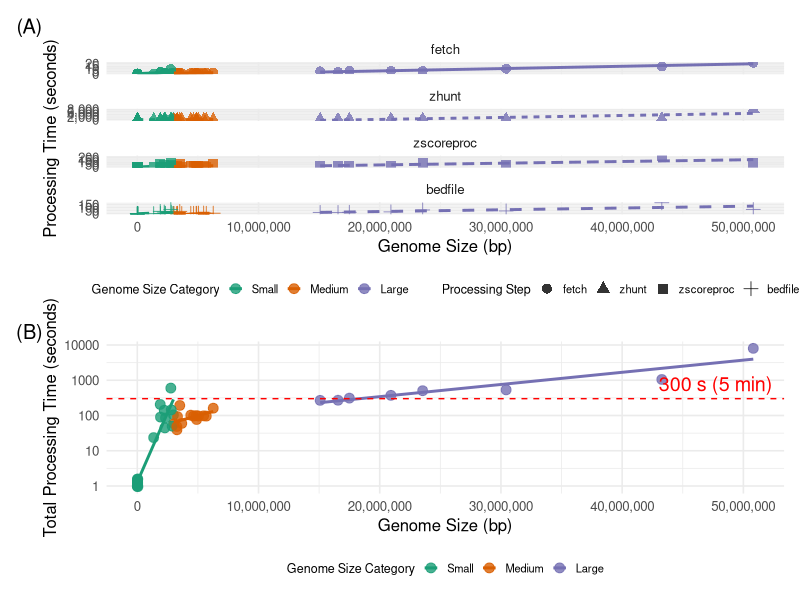

Source code (R):
## ---- chunk 1
# -------------------------------
# Load required libraries
# -------------------------------
library(ggplot2)
library(dplyr)
library(readr)
library(scales)  # for comma formatting

# -------------------------------
# 1. Data Import and Column Name Adjustments
# -------------------------------
df1 <- read.csv("./data/benchmarks/cleaned_output_ISS_Pal.csv", stringsAsFactors = FALSE)
df2 <- read.csv("./data/benchmarks/real_samples.csv", stringsAsFactors = FALSE)

colnames(df1) <- c("nuc_ID", "step", "time", "run_type", "z_thresh")
colnames(df2) <- c("Index", "nuc_ID", "desc", "genome_size")

# -------------------------------
# 2. Data Merge and Transformation
# -------------------------------
benchmark_data <- merge(df1, df2, by = "nuc_ID", all.x = TRUE)
benchmark_data$Index <- NULL

# Manually update missing description and genome_size for specific nuc_IDs
NC_034440.1 <- benchmark_data$nuc_ID == "NC_034440.1"
benchmark_data$desc[NC_034440.1] <- "Bat coronavirus isolate PREDICT/PDF-2180"
benchmark_data$genome_size[NC_034440.1] <- as.numeric(29642)

NC_028250.1 <- benchmark_data$nuc_ID == "NC_028250.1"
benchmark_data$desc[NC_028250.1] <- "Rosellinia necatrix partitivirus 6 CP gene for capsid protein, complete cds, strain: W113"
benchmark_data$genome_size[NC_028250.1] <- as.numeric(2499)

U81553.1 <- benchmark_data$nuc_ID == "U81553.1"
benchmark_data$desc[U81553.1] <- "Mycobacteriophage D29 dCMP deaminase (g1) gene, partial cds, g2, excisase (xis) and integrase (int) genes"
benchmark_data$genome_size[U81553.1] <- as.numeric(2592)

NC_001802.1 <- benchmark_data$nuc_ID == "NC_001802.1"
benchmark_data$desc[NC_001802.1] <- "Human immunodeficiency virus 1"
benchmark_data$genome_size[NC_001802.1] <- as.numeric(9181)

NC_002516.2 <- benchmark_data$nuc_ID == "NC_002516.2"
benchmark_data$desc[NC_002516.2] <- "Pseudomonas aeruginosa PAO1"
benchmark_data$genome_size[NC_002516.2] <- as.numeric(6264404)

NC_017333.1 <- benchmark_data$nuc_ID == "NC_017333.1"
benchmark_data$desc[NC_017333.1] <- "Staphylococcus aureus subsp. aureus ST398"
benchmark_data$genome_size[NC_017333.1] <- as.numeric(2872582)

#Correcting NA from Figure 4; NC_009457.1 needs manual curation -- updated 09/22/2025
NC_009457.1 <- benchmark_data$nuc_ID == "NC_009457.1"
benchmark_data$desc[NC_009457.1] <- "Vibrio cholerae O395 chromosome 1, complete sequence"
benchmark_data$genome_size[NC_009457.1] <- as.numeric(3024069)

# Suppress scientific notation
options(scipen = 999)

# Classify genomes by size
benchmark_data <- benchmark_data %>%
  mutate(size_category = case_when(
    genome_size < 3e6 ~ "Small",
    genome_size >= 3e6 & genome_size <= 10e6 ~ "Medium",
    genome_size > 10e6 ~ "Large"
  ))

benchmark_data$size_category <- factor(benchmark_data$size_category, 
                                       levels = c("Small", "Medium", "Large"))

# Convert 'step' to an ordered factor
benchmark_data$step <- factor(benchmark_data$step, 
                              levels = c("fetch", "zhunt", "zscoreproc", "bedfile"))

rm(NC_001802.1, NC_002516.2, NC_017333.1, NC_034440.1, 
   NC_028250.1, U81553.1)

write.csv(benchmark_data, 
          "./data/benchmarks/benchmark_data.csv", 
          row.names = FALSE)
## ---- chunk 2
# -------------------------------
# 3. Scatter Plot with Linear Trends
# -------------------------------
p_scatter <- ggplot(benchmark_data, 
                    aes(x = genome_size, y = time, 
                        color = size_category, shape = step)) +
  geom_point(size = 3, alpha = 0.8) +
  geom_smooth(method = "lm", se = FALSE, aes(linetype = step)) +
  facet_wrap(~ step, scales = "free_y", ncol = 1) +
  # Use a color-blind friendly palette
  scale_color_brewer(palette = "Dark2") +
  scale_linetype_discrete() +
  # Give extra space around the data
  scale_x_continuous(labels = comma, expand = expansion(mult = c(0.05, 0.05))) +
  scale_y_continuous(labels = comma, expand = expansion(mult = c(0.05, 0.05))) +
  # Remove main title, keep axes/legend labels
  labs(x = "Genome Size (bp)",
       y = "Processing Time (seconds)",
       color = "Genome Size Category",
       shape = "Processing Step",
       linetype = "Processing Step") +
  # Increase base text size and tweak theme
  theme_minimal(base_size = 16) +
  theme(
    axis.title = element_text(face = "bold", size = 18),
    axis.text = element_text(size = 14),
    legend.text = element_text(size = 14),
    legend.title = element_text(size = 16),
    strip.text = element_text(size = 16),
    legend.position = "bottom"
  )

# Print the scatter plot
# print(p_scatter)

# ggsave("/Users/angelgarzareyna/Desktop/GradSchool/G1/Rotation_1_Dr_Pisetsky/ZGENIE/data/benchmarks/benchmark_scatter.pdf", 
       # plot = p_scatter, width = 14, height = 10, dpi = 300)

# -------------------------------
# 4. Bar Plot of Average Processing Times
# -------------------------------
avg_times <- benchmark_data %>%
  group_by(size_category, step) %>%
  summarize(mean_time = mean(time, na.rm = TRUE)) %>%
  na.omit()

# -------------------------------
# 5. Total Processing Time per NCBI ID (Add 5-min Reference)
# -------------------------------
total_times <- benchmark_data %>%
  group_by(nuc_ID, genome_size, size_category, desc) %>%
  summarize(total_time = sum(time, na.rm = TRUE)) %>%
  ungroup()

p_total <- ggplot(total_times, aes(x = genome_size, y = total_time, color = size_category)) +
  geom_point(size = 3, alpha = 0.8) +
  geom_smooth(method = "lm", se = FALSE) +
  scale_color_brewer(palette = "Dark2") +
  scale_x_continuous(labels = comma, expand = expansion(mult = c(0.05, 0.05))) +
  scale_y_continuous(labels = comma, expand = expansion(mult = c(0.05, 0.05))) +
  labs(x = "Genome Size (bp)",
       y = "Total Processing Time (seconds)",
       color = "Genome Size Category") +
  theme_minimal(base_size = 16) +
  theme(
    axis.title = element_text(face = "bold", size = 18),
    axis.text = element_text(size = 14),
    legend.text = element_text(size = 14),
    legend.title = element_text(size = 16),
    legend.position = "bottom"
  )

# Add a dashed line at 300 seconds (5 minutes), plus a label
p_total <- p_total +
  geom_hline(yintercept = 300, linetype = "dashed", color = "red") +
  annotate("text", x = Inf, y = 300, label = "300 s (5 min)", 
           hjust = 1.1, vjust = -0.5, color = "red", size = 5) + scale_y_log10() 

# print(p_total)

# ggsave("/Users/angelgarzareyna/Desktop/GradSchool/G1/Rotation_1_Dr_Pisetsky/ZGENIE/data/benchmarks/benchmark_total_time.pdf", 
#        plot = p_total, width = 14, height = 10, dpi = 300)


## ---- chunk 3
library(ggplot2)
library(patchwork)

# 1) Top plot: Show color (size_category) and shape (step), remove linetype
p_scatter2 <- p_scatter +
  scale_color_brewer(
    name = "Genome Size Category",
    palette = "Dark2",
    guide = guide_legend(order = 1)
  ) +
  scale_shape_discrete(
    name = "Processing Step",
    guide = guide_legend(order = 2)
  ) +
  # Remove linetype legend entirely
  guides(linetype = "none") +
  # Smaller text, legends at bottom
  theme_minimal(base_size = 12) +
  theme(
    legend.position = "bottom",
    legend.box = "horizontal",      # place legends side by side
    legend.direction = "horizontal",
    legend.key.size = unit(0.4, "cm"),
    legend.text = element_text(size = 8),
    legend.title = element_text(size = 9)
  )
p_total2 <- p_total +
  theme_minimal(base_size = 12) +
  theme(
    legend.position = "bottom",
    legend.box = "horizontal",
    legend.direction = "horizontal",
    legend.key.size = unit(0.4, "cm"),
    legend.text = element_text(size = 8),
    legend.title = element_text(size = 9)
  )
final_plot <- p_scatter2 / p_total2 +
  plot_layout(ncol = 1, guides = "keep") +  # do NOT collect legends
  plot_annotation(
    tag_levels = "A", 
    tag_prefix = "(",
    tag_suffix = ")"
  )
ggsave(
  filename = "./data/benchmarks/Figure_4.tiff",
  plot = final_plot,
  width = 7.2, 
  height = 10, 
  units = "in",
  dpi = 600,
  compression = "lzw"
)

